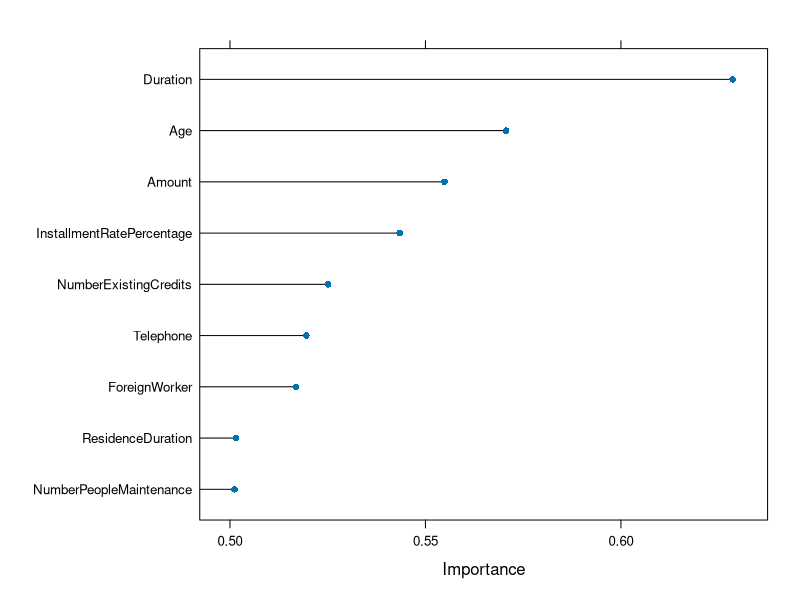

This figure's R source:
set.seed(9)
# loading the libraries
library(mlbench)
library(caret)

# load the German Credit dataset
data("GermanCredit")


#Setting parameters for training
control <- trainControl(method="repeatedcv", number=10, repeats=3)

# training the model
model <- train(Class~., data=GermanCredit[,1:10], method="lvq", preProcess="scale", trControl=control)


# Getting the variable importance
importance <- varImp(model, scale=FALSE)

# print the variable importance
print(importance)


# plot the result
plot(importance)

print(importance)